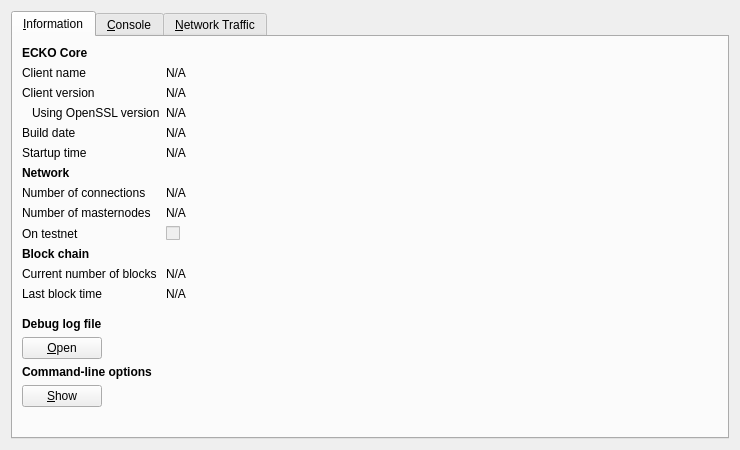
<?xml version="1.0" encoding="UTF-8"?>
<ui version="4.0">
 <class>RPCConsole</class>
 <widget class="QDialog" name="RPCConsole">
  <property name="geometry">
   <rect>
    <x>0</x>
    <y>0</y>
    <width>740</width>
    <height>450</height>
   </rect>
  </property>
  <property name="windowTitle">
   <string>ECKO - Debug window</string>
  </property>
  <layout class="QVBoxLayout" name="verticalLayout_2">
   <item>
    <widget class="QTabWidget" name="tabWidget">
     <property name="currentIndex">
      <number>0</number>
     </property>
     <widget class="QWidget" name="tab_info">
      <attribute name="title">
       <string>&amp;Information</string>
      </attribute>
      <layout class="QFormLayout" name="formLayout">
       <item row="0" column="0">
        <widget class="QLabel" name="label_9">
         <property name="font">
          <font>
           <weight>75</weight>
           <bold>true</bold>
          </font>
         </property>
         <property name="text">
          <string>ECKO Core</string>
         </property>
        </widget>
       </item>
       <item row="1" column="0">
        <widget class="QLabel" name="label_5">
         <property name="text">
          <string>Client name</string>
         </property>
        </widget>
       </item>
       <item row="1" column="1">
        <widget class="QLabel" name="clientName">
         <property name="cursor">
          <cursorShape>IBeamCursor</cursorShape>
         </property>
         <property name="text">
          <string>N/A</string>
         </property>
         <property name="textFormat">
          <enum>Qt::PlainText</enum>
         </property>
         <property name="textInteractionFlags">
          <set>Qt::LinksAccessibleByMouse|Qt::TextSelectableByKeyboard|Qt::TextSelectableByMouse</set>
         </property>
        </widget>
       </item>
       <item row="2" column="0">
        <widget class="QLabel" name="label_6">
         <property name="text">
          <string>Client version</string>
         </property>
        </widget>
       </item>
       <item row="2" column="1">
        <widget class="QLabel" name="clientVersion">
         <property name="cursor">
          <cursorShape>IBeamCursor</cursorShape>
         </property>
         <property name="text">
          <string>N/A</string>
         </property>
         <property name="textFormat">
          <enum>Qt::PlainText</enum>
         </property>
         <property name="textInteractionFlags">
          <set>Qt::LinksAccessibleByMouse|Qt::TextSelectableByKeyboard|Qt::TextSelectableByMouse</set>
         </property>
        </widget>
       </item>
       <item row="3" column="0">
        <widget class="QLabel" name="label_14">
         <property name="text">
          <string>Using OpenSSL version</string>
         </property>
         <property name="indent">
          <number>10</number>
         </property>
        </widget>
       </item>
       <item row="3" column="1">
        <widget class="QLabel" name="openSSLVersion">
         <property name="cursor">
          <cursorShape>IBeamCursor</cursorShape>
         </property>
         <property name="text">
          <string>N/A</string>
         </property>
         <property name="textFormat">
          <enum>Qt::PlainText</enum>
         </property>
         <property name="textInteractionFlags">
          <set>Qt::LinksAccessibleByMouse|Qt::TextSelectableByKeyboard|Qt::TextSelectableByMouse</set>
         </property>
        </widget>
       </item>
       <item row="4" column="0">
        <widget class="QLabel" name="label_12">
         <property name="text">
          <string>Build date</string>
         </property>
        </widget>
       </item>
       <item row="4" column="1">
        <widget class="QLabel" name="buildDate">
         <property name="cursor">
          <cursorShape>IBeamCursor</cursorShape>
         </property>
         <property name="text">
          <string>N/A</string>
         </property>
         <property name="textFormat">
          <enum>Qt::PlainText</enum>
         </property>
         <property name="textInteractionFlags">
          <set>Qt::LinksAccessibleByMouse|Qt::TextSelectableByKeyboard|Qt::TextSelectableByMouse</set>
         </property>
        </widget>
       </item>
       <item row="5" column="0">
        <widget class="QLabel" name="label_13">
         <property name="text">
          <string>Startup time</string>
         </property>
        </widget>
       </item>
       <item row="5" column="1">
        <widget class="QLabel" name="startupTime">
         <property name="cursor">
          <cursorShape>IBeamCursor</cursorShape>
         </property>
         <property name="text">
          <string>N/A</string>
         </property>
         <property name="textFormat">
          <enum>Qt::PlainText</enum>
         </property>
         <property name="textInteractionFlags">
          <set>Qt::LinksAccessibleByMouse|Qt::TextSelectableByKeyboard|Qt::TextSelectableByMouse</set>
         </property>
        </widget>
       </item>
       <item row="6" column="0">
        <widget class="QLabel" name="label_11">
         <property name="font">
          <font>
           <weight>75</weight>
           <bold>true</bold>
          </font>
         </property>
         <property name="text">
          <string>Network</string>
         </property>
        </widget>
       </item>
       <item row="7" column="0">
        <widget class="QLabel" name="label_7">
         <property name="text">
          <string>Number of connections</string>
         </property>
        </widget>
       </item>
       <item row="7" column="1">
        <widget class="QLabel" name="numberOfConnections">
         <property name="cursor">
          <cursorShape>IBeamCursor</cursorShape>
         </property>
         <property name="text">
          <string>N/A</string>
         </property>
         <property name="textFormat">
          <enum>Qt::PlainText</enum>
         </property>
         <property name="textInteractionFlags">
          <set>Qt::LinksAccessibleByMouse|Qt::TextSelectableByKeyboard|Qt::TextSelectableByMouse</set>
         </property>
        </widget>
       </item>
       <item row="8" column="0">
        <widget class="QLabel" name="label_15">
         <property name="text">
          <string>Number of masternodes</string>
         </property>
        </widget>
       </item>
       <item row="8" column="1">
        <widget class="QLabel" name="masternodeCount">
         <property name="cursor">
          <cursorShape>IBeamCursor</cursorShape>
         </property>
         <property name="text">
          <string>N/A</string>
         </property>
         <property name="textFormat">
          <enum>Qt::PlainText</enum>
         </property>
         <property name="textInteractionFlags">
          <set>Qt::LinksAccessibleByMouse|Qt::TextSelectableByKeyboard|Qt::TextSelectableByMouse</set>
         </property>
        </widget>
       </item>
       <item row="9" column="0">
        <widget class="QLabel" name="label_8">
         <property name="text">
          <string>On testnet</string>
         </property>
        </widget>
       </item>
       <item row="9" column="1">
        <widget class="QCheckBox" name="isTestNet">
         <property name="enabled">
          <bool>false</bool>
         </property>
         <property name="text">
          <string/>
         </property>
        </widget>
       </item>
       <item row="10" column="0">
        <widget class="QLabel" name="label_10">
         <property name="font">
          <font>
           <weight>75</weight>
           <bold>true</bold>
          </font>
         </property>
         <property name="text">
          <string>Block chain</string>
         </property>
        </widget>
       </item>
       <item row="11" column="0">
        <widget class="QLabel" name="label_3">
         <property name="text">
          <string>Current number of blocks</string>
         </property>
        </widget>
       </item>
       <item row="11" column="1">
        <widget class="QLabel" name="numberOfBlocks">
         <property name="cursor">
          <cursorShape>IBeamCursor</cursorShape>
         </property>
         <property name="text">
          <string>N/A</string>
         </property>
         <property name="textFormat">
          <enum>Qt::PlainText</enum>
         </property>
         <property name="textInteractionFlags">
          <set>Qt::LinksAccessibleByMouse|Qt::TextSelectableByKeyboard|Qt::TextSelectableByMouse</set>
         </property>
        </widget>
       </item>
       <item row="12" column="0">
        <widget class="QLabel" name="label_2">
         <property name="text">
          <string>Last block time</string>
         </property>
        </widget>
       </item>
       <item row="12" column="1">
        <widget class="QLabel" name="lastBlockTime">
         <property name="cursor">
          <cursorShape>IBeamCursor</cursorShape>
         </property>
         <property name="text">
          <string>N/A</string>
         </property>
         <property name="textFormat">
          <enum>Qt::PlainText</enum>
         </property>
         <property name="textInteractionFlags">
          <set>Qt::LinksAccessibleByMouse|Qt::TextSelectableByKeyboard|Qt::TextSelectableByMouse</set>
         </property>
        </widget>
       </item>
       <item row="13" column="0">
        <spacer name="verticalSpacer_2">
         <property name="orientation">
          <enum>Qt::Vertical</enum>
         </property>
         <property name="sizeHint" stdset="0">
          <size>
           <width>20</width>
           <height>10</height>
          </size>
         </property>
        </spacer>
       </item>
       <item row="14" column="0">
        <widget class="QLabel" name="labelDebugLogfile">
         <property name="font">
          <font>
           <weight>75</weight>
           <bold>true</bold>
          </font>
         </property>
         <property name="text">
          <string>Debug log file</string>
         </property>
        </widget>
       </item>
       <item row="15" column="0">
        <widget class="QPushButton" name="openDebugLogfileButton">
         <property name="toolTip">
          <string>Open the ECKO debug log file from the current data directory. This can take a few seconds for large log files.</string>
         </property>
         <property name="text">
          <string>&amp;Open</string>
         </property>
         <property name="autoDefault">
          <bool>false</bool>
         </property>
        </widget>
       </item>
       <item row="16" column="0">
        <widget class="QLabel" name="labelCLOptions">
         <property name="font">
          <font>
           <weight>75</weight>
           <bold>true</bold>
          </font>
         </property>
         <property name="text">
          <string>Command-line options</string>
         </property>
        </widget>
       </item>
       <item row="17" column="0">
        <widget class="QPushButton" name="showCLOptionsButton">
         <property name="toolTip">
          <string>Show the ECKO-Qt help message to get a list with possible ECKO command-line options.</string>
         </property>
         <property name="text">
          <string>&amp;Show</string>
         </property>
         <property name="autoDefault">
          <bool>false</bool>
         </property>
        </widget>
       </item>
       <item row="18" column="0">
        <spacer name="verticalSpacer">
         <property name="orientation">
          <enum>Qt::Vertical</enum>
         </property>
         <property name="sizeHint" stdset="0">
          <size>
           <width>20</width>
           <height>20</height>
          </size>
         </property>
        </spacer>
       </item>
      </layout>
     </widget>
     <widget class="QWidget" name="tab_console">
      <attribute name="title">
       <string>&amp;Console</string>
      </attribute>
      <layout class="QGridLayout" name="gridLayout">
       <item row="0" column="0">
        <widget class="QTextEdit" name="messagesWidget">
         <property name="minimumSize">
          <size>
           <width>0</width>
           <height>100</height>
          </size>
         </property>
         <property name="readOnly">
          <bool>true</bool>
         </property>
         <property name="tabKeyNavigation" stdset="0">
          <bool>false</bool>
         </property>
         <property name="columnCount" stdset="0">
          <number>2</number>
         </property>
        </widget>
       </item>
       <item row="1" column="0">
        <layout class="QHBoxLayout" name="horizontalLayout">
         <property name="spacing">
          <number>3</number>
         </property>
         <item>
          <widget class="QPushButton" name="copyButton">
           <property name="maximumSize">
            <size>
             <width>24</width>
             <height>24</height>
            </size>
           </property>
           <property name="toolTip">
            <string>Copy to clipboard</string>
           </property>
           <property name="text">
            <string/>
           </property>
           <property name="icon">
            <iconset resource="../bitcoin.qrc">
             <normaloff>:/icons/editcopy</normaloff>:/icons/editcopy</iconset>
           </property>
           <property name="shortcut">
            <string notr="true">Ctrl+L</string>
           </property>
           <property name="autoDefault">
            <bool>false</bool>
           </property>
          </widget>
         </item>
         <item>
          <widget class="QLabel" name="label">
           <property name="text">
            <string notr="true">&gt;</string>
           </property>
          </widget>
         </item>
         <item>
          <widget class="QLineEdit" name="lineEdit"/>
         </item>
         <item>
          <widget class="QToolButton" name="pasteButton">
           <property name="sizePolicy">
            <sizepolicy hsizetype="Minimum" vsizetype="Fixed">
             <horstretch>0</horstretch>
             <verstretch>0</verstretch>
            </sizepolicy>
           </property>
           <property name="minimumSize">
            <size>
             <width>24</width>
             <height>24</height>
            </size>
           </property>
           <property name="maximumSize">
            <size>
             <width>24</width>
             <height>24</height>
            </size>
           </property>
           <property name="toolTip">
            <string>Paste from clipboard</string>
           </property>
           <property name="text">
            <string/>
           </property>
           <property name="icon">
            <iconset resource="../bitcoin.qrc">
             <normaloff>:/icons/editpaste</normaloff>:/icons/editpaste</iconset>
           </property>
           <property name="shortcut">
            <string>Alt+P</string>
           </property>
          </widget>
         </item>
        </layout>
       </item>
      </layout>
     </widget>
     <widget class="QWidget" name="tab">
      <attribute name="title">
       <string>&amp;Network Traffic</string>
      </attribute>
      <layout class="QHBoxLayout" name="horizontalLayout_3">
       <item>
        <layout class="QVBoxLayout" name="verticalLayout_4">
         <item>
          <widget class="TrafficGraphWidget" name="trafficGraph" native="true">
           <property name="sizePolicy">
            <sizepolicy hsizetype="Expanding" vsizetype="Expanding">
             <horstretch>0</horstretch>
             <verstretch>0</verstretch>
            </sizepolicy>
           </property>
          </widget>
         </item>
         <item>
          <layout class="QHBoxLayout" name="horizontalLayout_2">
           <item>
            <widget class="QSlider" name="sldGraphRange">
             <property name="minimum">
              <number>1</number>
             </property>
             <property name="maximum">
              <number>288</number>
             </property>
             <property name="pageStep">
              <number>12</number>
             </property>
             <property name="value">
              <number>6</number>
             </property>
             <property name="orientation">
              <enum>Qt::Horizontal</enum>
             </property>
            </widget>
           </item>
           <item>
            <widget class="QLabel" name="lblGraphRange">
             <property name="minimumSize">
              <size>
               <width>100</width>
               <height>0</height>
              </size>
             </property>
             <property name="alignment">
              <set>Qt::AlignCenter</set>
             </property>
            </widget>
           </item>
           <item>
            <widget class="QPushButton" name="btnClearTrafficGraph">
             <property name="text">
              <string>&amp;Clear</string>
             </property>
            </widget>
           </item>
          </layout>
         </item>
        </layout>
       </item>
       <item>
        <layout class="QVBoxLayout" name="verticalLayout">
         <item>
          <widget class="QGroupBox" name="groupBox">
           <property name="title">
            <string>Totals</string>
           </property>
           <layout class="QVBoxLayout" name="verticalLayout_5">
            <item>
             <layout class="QHBoxLayout" name="horizontalLayout_4">
              <item>
               <widget class="Line" name="line">
                <property name="sizePolicy">
                 <sizepolicy hsizetype="Fixed" vsizetype="Fixed">
                  <horstretch>0</horstretch>
                  <verstretch>0</verstretch>
                 </sizepolicy>
                </property>
                <property name="minimumSize">
                 <size>
                  <width>10</width>
                  <height>0</height>
                 </size>
                </property>
                <property name="palette">
                 <palette>
                  <active>
                   <colorrole role="Light">
                    <brush brushstyle="SolidPattern">
                     <color alpha="255">
                      <red>0</red>
                      <green>255</green>
                      <blue>0</blue>
                     </color>
                    </brush>
                   </colorrole>
                  </active>
                  <inactive>
                   <colorrole role="Light">
                    <brush brushstyle="SolidPattern">
                     <color alpha="255">
                      <red>0</red>
                      <green>255</green>
                      <blue>0</blue>
                     </color>
                    </brush>
                   </colorrole>
                  </inactive>
                  <disabled>
                   <colorrole role="Light">
                    <brush brushstyle="SolidPattern">
                     <color alpha="255">
                      <red>0</red>
                      <green>255</green>
                      <blue>0</blue>
                     </color>
                    </brush>
                   </colorrole>
                  </disabled>
                 </palette>
                </property>
                <property name="orientation">
                 <enum>Qt::Horizontal</enum>
                </property>
               </widget>
              </item>
              <item>
               <widget class="QLabel" name="label_16">
                <property name="text">
                 <string>In:</string>
                </property>
               </widget>
              </item>
              <item>
               <widget class="QLabel" name="lblBytesIn">
                <property name="minimumSize">
                 <size>
                  <width>50</width>
                  <height>0</height>
                 </size>
                </property>
                <property name="alignment">
                 <set>Qt::AlignRight|Qt::AlignTrailing|Qt::AlignVCenter</set>
                </property>
               </widget>
              </item>
             </layout>
            </item>
            <item>
             <layout class="QHBoxLayout" name="horizontalLayout_5">
              <item>
               <widget class="Line" name="line_2">
                <property name="sizePolicy">
                 <sizepolicy hsizetype="Fixed" vsizetype="Fixed">
                  <horstretch>0</horstretch>
                  <verstretch>0</verstretch>
                 </sizepolicy>
                </property>
                <property name="minimumSize">
                 <size>
                  <width>10</width>
                  <height>0</height>
                 </size>
                </property>
                <property name="palette">
                 <palette>
                  <active>
                   <colorrole role="Light">
                    <brush brushstyle="SolidPattern">
                     <color alpha="255">
                      <red>255</red>
                      <green>0</green>
                      <blue>0</blue>
                     </color>
                    </brush>
                   </colorrole>
                  </active>
                  <inactive>
                   <colorrole role="Light">
                    <brush brushstyle="SolidPattern">
                     <color alpha="255">
                      <red>255</red>
                      <green>0</green>
                      <blue>0</blue>
                     </color>
                    </brush>
                   </colorrole>
                  </inactive>
                  <disabled>
                   <colorrole role="Light">
                    <brush brushstyle="SolidPattern">
                     <color alpha="255">
                      <red>255</red>
                      <green>0</green>
                      <blue>0</blue>
                     </color>
                    </brush>
                   </colorrole>
                  </disabled>
                 </palette>
                </property>
                <property name="orientation">
                 <enum>Qt::Horizontal</enum>
                </property>
               </widget>
              </item>
              <item>
               <widget class="QLabel" name="label_17">
                <property name="text">
                 <string>Out:</string>
                </property>
               </widget>
              </item>
              <item>
               <widget class="QLabel" name="lblBytesOut">
                <property name="minimumSize">
                 <size>
                  <width>50</width>
                  <height>0</height>
                 </size>
                </property>
                <property name="alignment">
                 <set>Qt::AlignRight|Qt::AlignTrailing|Qt::AlignVCenter</set>
                </property>
               </widget>
              </item>
             </layout>
            </item>
            <item>
             <spacer name="verticalSpacer_4">
              <property name="orientation">
               <enum>Qt::Vertical</enum>
              </property>
              <property name="sizeHint" stdset="0">
               <size>
                <width>20</width>
                <height>407</height>
               </size>
              </property>
             </spacer>
            </item>
           </layout>
          </widget>
         </item>
        </layout>
       </item>
      </layout>
     </widget>
    </widget>
   </item>
  </layout>
 </widget>
 <customwidgets>
  <customwidget>
   <class>TrafficGraphWidget</class>
   <extends>QWidget</extends>
   <header>trafficgraphwidget.h</header>
   <container>1</container>
   <slots>
    <slot>clear()</slot>
   </slots>
  </customwidget>
 </customwidgets>
 <resources>
  <include location="../bitcoin.qrc"/>
 </resources>
 <connections/>
</ui>
